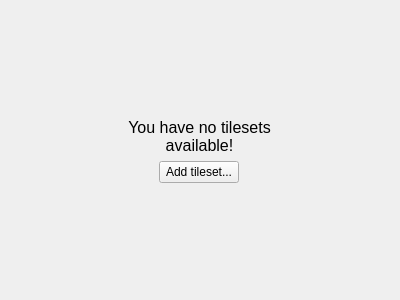
<?xml version="1.0" encoding="UTF-8"?>
<ui version="4.0">
 <class>tileset_empty_page</class>
 <widget class="QWidget" name="tileset_empty_page">
  <property name="geometry">
   <rect>
    <x>0</x>
    <y>0</y>
    <width>400</width>
    <height>300</height>
   </rect>
  </property>
  <property name="windowTitle">
   <string>Form</string>
  </property>
  <layout class="QGridLayout" name="gridLayout_2">
   <item row="2" column="0">
    <layout class="QVBoxLayout" name="labelVertLayout">
     <item>
      <layout class="QHBoxLayout" name="labelHoriLayout">
       <item>
        <widget class="QLabel" name="noSheetsLabel">
         <property name="font">
          <font>
           <family>Segoe UI</family>
           <pointsize>12</pointsize>
           <weight>50</weight>
           <italic>false</italic>
           <bold>false</bold>
           <underline>false</underline>
           <strikeout>false</strikeout>
           <kerning>true</kerning>
          </font>
         </property>
         <property name="text">
          <string>You have no tilesets available!</string>
         </property>
         <property name="scaledContents">
          <bool>false</bool>
         </property>
         <property name="alignment">
          <set>Qt::AlignCenter</set>
         </property>
         <property name="wordWrap">
          <bool>true</bool>
         </property>
        </widget>
       </item>
      </layout>
     </item>
    </layout>
   </item>
   <item row="4" column="0">
    <layout class="QVBoxLayout" name="buttonVertLayout">
     <item>
      <layout class="QHBoxLayout" name="buttonHoriLayout">
       <item>
        <widget class="QPushButton" name="addSheetButton">
         <property name="sizePolicy">
          <sizepolicy hsizetype="Fixed" vsizetype="Fixed">
           <horstretch>0</horstretch>
           <verstretch>0</verstretch>
          </sizepolicy>
         </property>
         <property name="text">
          <string>Add tileset...</string>
         </property>
         <property name="icon">
          <iconset>
           <normaloff>
                        :/resources/icons/color/64/image.png
                      </normaloff>
                        :/resources/icons/color/64/image.png
                      </iconset>
         </property>
        </widget>
       </item>
      </layout>
     </item>
    </layout>
   </item>
   <item row="1" column="0">
    <spacer name="upperVertSpacer">
     <property name="orientation">
      <enum>Qt::Vertical</enum>
     </property>
     <property name="sizeHint" stdset="0">
      <size>
       <width>20</width>
       <height>40</height>
      </size>
     </property>
    </spacer>
   </item>
   <item row="5" column="0">
    <spacer name="lowerVertSpacer">
     <property name="orientation">
      <enum>Qt::Vertical</enum>
     </property>
     <property name="sizeHint" stdset="0">
      <size>
       <width>20</width>
       <height>40</height>
      </size>
     </property>
    </spacer>
   </item>
  </layout>
 </widget>
 <resources>
  <include location="../../tactile.qrc"/>
 </resources>
 <connections/>
</ui>
